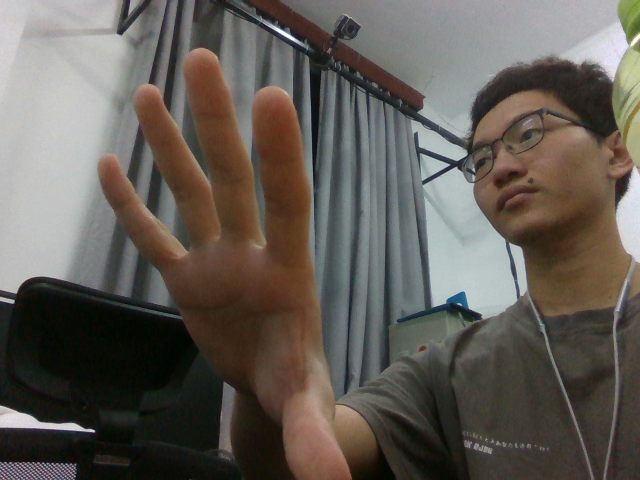
#> input picture color_image.png, 640 x 480 px, found by its file name
$ python HSVtest.py
#> lines starting #> are read from the running program, lines starting #| are printed output that depends on the picture
#> in test_KMeans, image is the input picture: shape (480, 640, 3); mean B, G, R 85.9, 92.6, 98.3
#> in test_KMeans, `image = cv.cvtColor(image, cv.COLOR_BGR2HSV)`: image: shape (480, 640, 3); mean H, S, V 49.7, 62.3, 101.7
import numpy as np
import cv2 as cv
import os

def vibrance(img, amount):
    """
    this function is an approximated implementation for vibrance filter by Photoshop that increases the saturation of
    an image in a way that the increasing amount for the low saturated pixels is more than the increasing amount for
    pixels that are already saturated
    Parameters:
        img (ndarray): input image in HSV color space
        amount (int): increasing vibrance amount
    Returns:
         image in HSV color space after applying vibrance filter
    """
#> called with amount = 40
    amount = min(amount, 100)
    sat_increase = ((255 - img[:, :, 1]) / 255 * amount).astype(np.uint8)
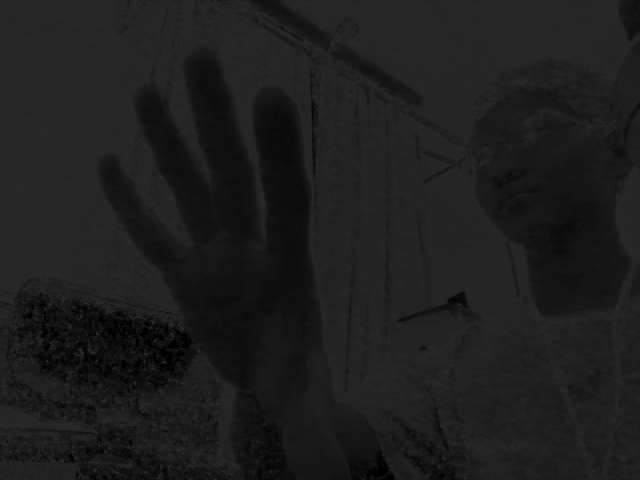
#> sat_increase: shape (480, 640); min 0, max 40, mean 29.8
    img[:, :, 1] += sat_increase
#> img: shape (480, 640, 3); mean H, S, V 49.7, 92.1, 101.7
    return img


def brightenShadows(img, amount):
    """
    this function increases the brightness of the dark pixels of an image
    Parameters:
        img (ndarray): input image in HSV color space
        amount (int): increasing brightness amount
    Returns:
         image in HSV color space after applying brightness filter
    """
#> called with amount = 40
    amount = min(amount, 100)
    val_inc = ((255 - img[:, :, 2]) / 255 * amount).astype(np.uint8)
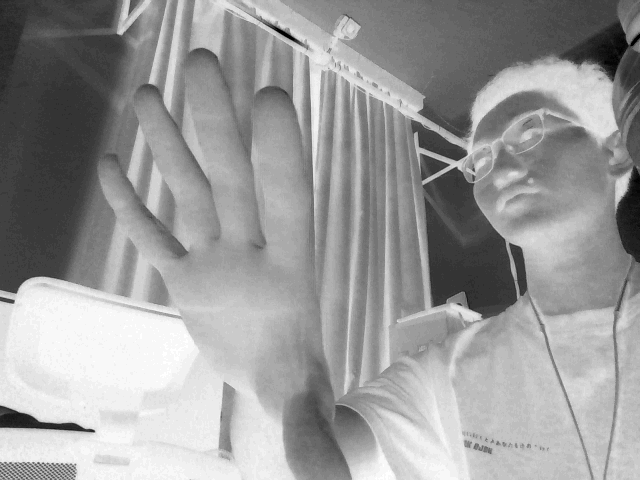
#> val_inc: shape (480, 640); min 0, max 39, mean 23.6; drawn with min black and max white
    img[:, :, 2] += val_inc
#> img: shape (480, 640, 3); mean H, S, V 49.7, 92.1, 125.2
    return img

def test_KMeans(image_path) :
    image = cv.imread(image_path, cv.IMREAD_COLOR)
    image = cv.cvtColor(image, cv.COLOR_BGR2HSV)
    image = vibrance(image, 40)
    image = brightenShadows(image, 40)
    image = cv.cvtColor(image, cv.COLOR_HSV2RGB)
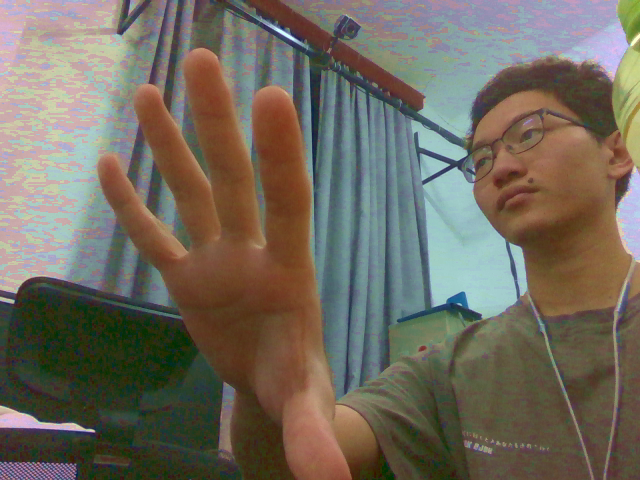
#> image: shape (480, 640, 3); mean R, G, B 113.2, 106.3, 94.1

    image_H = image[:, :, 0]
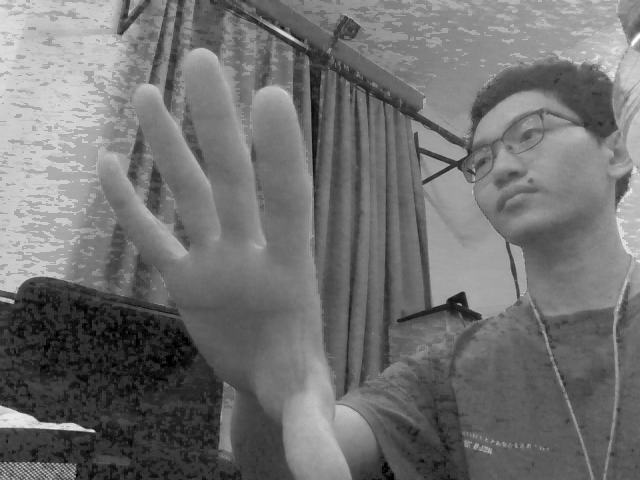
#> image_H: shape (480, 640); min 0, max 255, mean 113.2
    cv.applyColorMap(image_H, cv.COLORMAP_JET)

    cv.imshow("dst", image_H)
    cv.waitKey(0)

    pixel_value = np.float32(image_H.reshape((-1, 3)))

    #终止条件
    criteria = (cv.TERM_CRITERIA_EPS + cv.TERM_CRITERIA_MAX_ITER, 200, 0.1)

    #起始的中心选择
    flags = cv.KMEANS_RANDOM_CENTERS

    #定义簇的数量
    K = 3

    _, labels, center = cv.kmeans(pixel_value, K, None, criteria, 10, flags)
#> center = [[53.03, 52.42, 53.09], [168.6, 169.1, 168.6], [108.4, 108.4, 108.3]]
    center = np.uint8(center)
#> center = [[53, 52, 53], [168, 169, 168], [108, 108, 108]]

    #将所有像素转换为质心的颜色
    segmented_image = center[labels.flatten()]

    #重塑回原始图像尺寸
    segmented_image = segmented_image.reshape((image_H.shape))
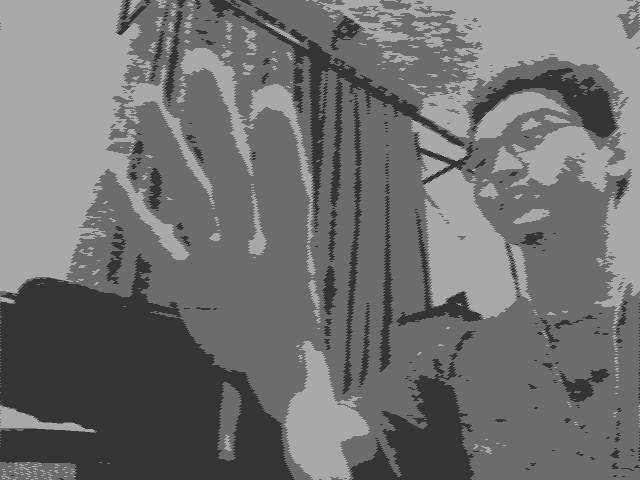
#> segmented_image: shape (480, 640); min 52, max 169, mean 112.8

    cv.imshow("", segmented_image)
    cv.waitKey(0)


if __name__ == '__main__':
    abs_path=os.path.dirname(os.path.abspath(__file__))
    # color_raw = o3d.io.read_image(os.path.join(abs_path, "images", "color_1.png"))
    test_KMeans(os.path.join(abs_path, "images", "color_image.png"))

$ run again, with looooog_calibration/pointcloud_alg/images/color_1.png copied over color_image.png
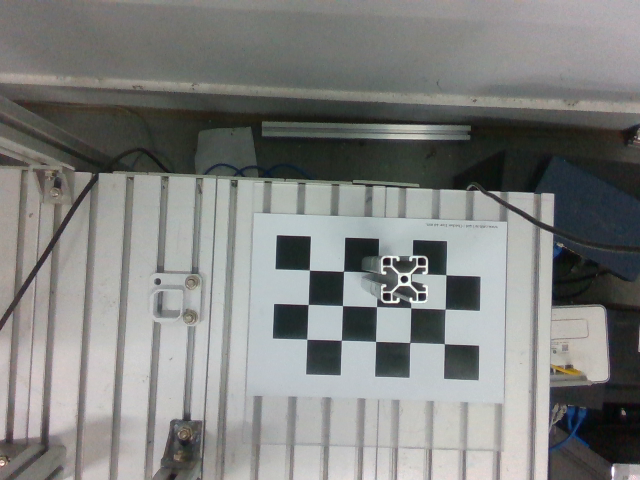
#> input picture looooog_calibration/pointcloud_alg/images/color_1.png, 640 x 480 px, found by its file name
#> in test_KMeans, image is the input picture: shape (480, 640, 3); mean B, G, R 126.5, 128.5, 127.3
#> in test_KMeans, `image_H = image[:, :, 0]`:
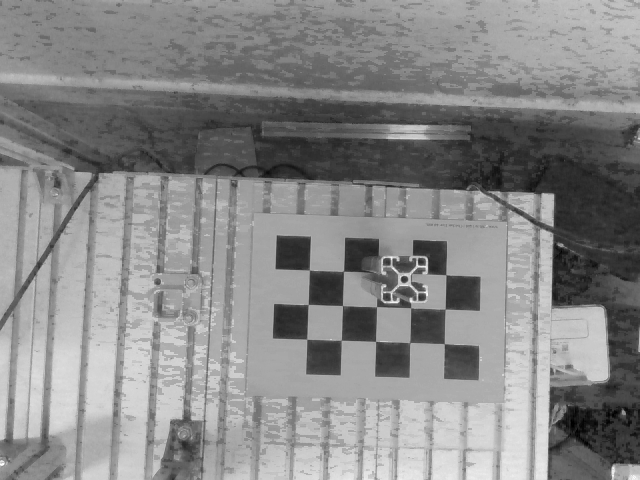
#> image_H: shape (480, 640); min 0, max 255, mean 135.5
#> in test_KMeans, `_, labels, center = cv.kmeans(pixel_value, K, None, criteria, 10, flags)`: center = [[65.1, 64.53, 65.07], [180, 180.6, 180], [132.8, 132.4, 132.8]]
#> in test_KMeans, `center = np.uint8(center)`: center = [[65, 64, 65], [180, 180, 179], [132, 132, 132]]
#> in test_KMeans, `segmented_image = segmented_image.reshape((image_H.shape))`:
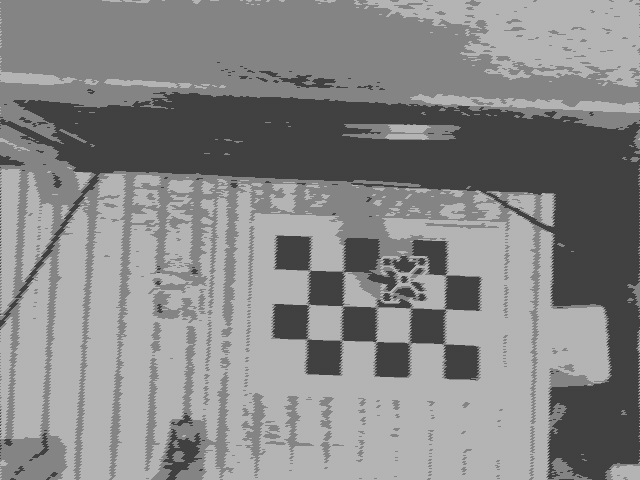
#> segmented_image: shape (480, 640); min 64, max 180, mean 135
